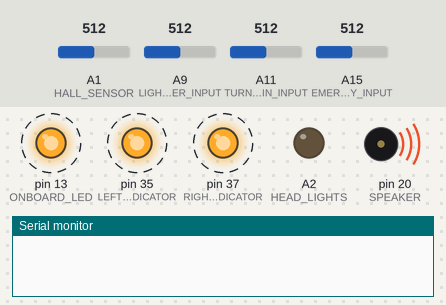
The sketch below on a simulated Arduino Mega 2560, built with avr-gcc and run on an emulated ATmega2560. Parts: output pins drawn as LEDs (lit = HIGH), buzzer (waves = sounding), the last lines printed to the serial monitor. Dashed ring = blinking. The inputs (shaded band) are chosen by the test bench; at power-on: A15 (EMERGENCY_INPUT) = 512, A9 (LIGHTS_LEVER_INPUT) = 512, A11 (TURN_INDICATOR_PIN_INPUT) = 512, A1 (HALL_SENSOR) = 512.

Above: at 0.6 s.
1.3 s: A15 (EMERGENCY_INPUT) set to 313
4.3 s: A15 (EMERGENCY_INPUT) set to 290
At 5.0 s:
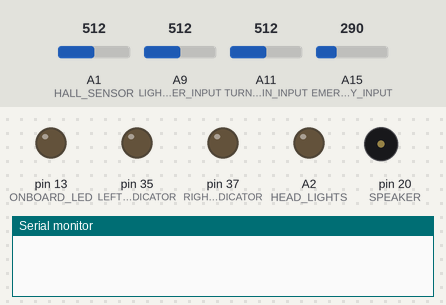
5.8 s: A9 (LIGHTS_LEVER_INPUT) set to 692
7.3 s: A9 (LIGHTS_LEVER_INPUT) set to 714
At 7.8 s:
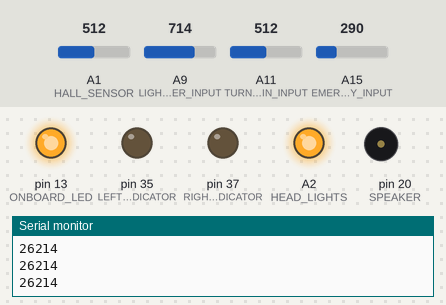
8.8 s: A11 (TURN_INDICATOR_PIN_INPUT) set to 688
10.3 s: A11 (TURN_INDICATOR_PIN_INPUT) set to 709
At 10.89 s:
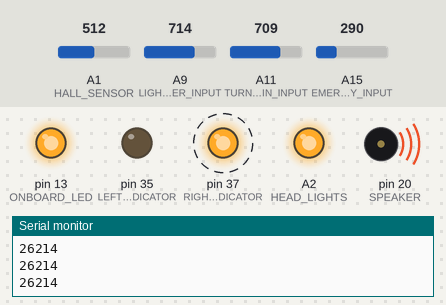
Timing chart, 0 to 14.3 s (numbered marks = the images above; inputs shaded):
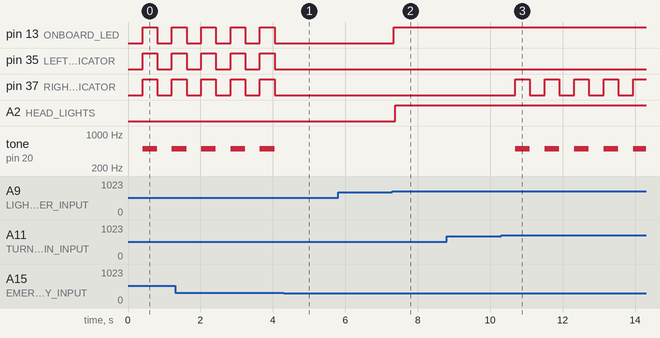

The sketch:

BMWProject.ino
```cpp
#define HALL_SENSOR A1
#define TURN_INDICATOR_PIN_INPUT A11
#define LIGHTS_LEVER_INPUT A9
// #define STOP_AND_PARKING_LIGHTS A7

#define TURN_LIGHT_SKIP_STEPS 8
#define MAX_BLINKS 10

/// цифровые пины для поворотников
#define LEFT_INDICATOR 35
#define RIGHT_INDICATOR 37
#define HEAD_LIGHTS A2
#define SPEAKER 20
#define EMERGENCY_INPUT A15
// #define EMERGENCY_INPUT 39

#define ONBOARD_LED 13

int turnIndicator = 0; // -1 left, 1 right
int turnLightSkipSteps = 7;
int parkingLightBrightness = 0;
int stopLightBrightness = 0;
bool emergencyLightsOn = false;

int lightState = 0;
char lightsPinState = LOW;

void setup()
{
    pinMode(TURN_INDICATOR_PIN_INPUT, INPUT);
    pinMode(LIGHTS_LEVER_INPUT, INPUT);
    pinMode(EMERGENCY_INPUT, INPUT);
    pinMode(HALL_SENSOR, INPUT);

    pinMode(LEFT_INDICATOR, OUTPUT);
    pinMode(RIGHT_INDICATOR, OUTPUT);
    pinMode(ONBOARD_LED, OUTPUT);
    pinMode(HEAD_LIGHTS, OUTPUT);
    pinMode(SPEAKER, OUTPUT);
    // pinMode(STOP_AND_PARKING_LIGHTS, OUTPUT);

    Serial.begin(9600);
}
int brightness = 0;
void loop()
{
    processTurnLights();
    processLights();
    processHallSensor();
    processParkingLights();
    processEmergencyLights();
    delay(50);
}

void processEmergencyLights()
{
    int value = analogRead(EMERGENCY_INPUT);
    emergencyLightsOn = value >= 300;
    // Serial.print("EMERGENCY: ");
    // Serial.println(value);
}

void processParkingLights()
{
}

void setOnboardLed(char value)
{
    digitalWrite(ONBOARD_LED, value);
}

bool isHallCentered = false;
bool isWaitingForSteering = false;
void processHallSensor()
{
    int value = analogRead(HALL_SENSOR);
    // отслеживание нужно начинать после того, как датчик холла хоть раз
    // встал в начальное положение
    isHallCentered = value <= 300 || value >= 700;
    if (isHallCentered && isWaitingForSteering)
    {
        resetTurnIndicators();
    }
    // }
    int sensorValue = analogRead(HALL_SENSOR); // Read the sensor value
    // Serial.print("Hall Sensor Value: ");
    // Serial.println(sensorValue); // Output the sensor value to the serial

    if (turnIndicator != 0 && turnIndicator != 2)
    {
        if (value >= 450 && value <= 550)
        {
            // произошло смещение, и надо ждать возврата датчика
            // в исходное положение, чтобы выключить поворотники
            isWaitingForSteering = true;
        }
    }
}

void processLights()
{
    analogWrite(HEAD_LIGHTS, lightsPinState == HIGH ? 155 : 0);

    int value = analogRead(LIGHTS_LEVER_INPUT);
    // Serial.print("LIGHTS VALUE: ");
    // Serial.println(value);
    if (value > 700)
    {
        lightState = 1; // просто моргнуть
        turnOnLights();
    }
    else if (value < 300)
    {
        lightState = -1;
        turnOnLights();
    }
    else
    {
        if (lightState == 1)
        {
            turnOffLights();
        }
    }
}

void turnOnLights()
{
    Serial.println('turn off');
    lightsPinState = HIGH;
    setOnboardLed(lightsPinState);
}

void turnOffLights()
{
    lightState = 0;
    lightsPinState = LOW;
    setOnboardLed(lightsPinState);
}

void turnOnLeftIndicator()
{
    if (turnIndicator != -1)
    {
        resetTurnIndicators();
        turnIndicator = -1;
    }
}

void turnOnRightIndicator()
{
    if (turnIndicator != 1)
    {
        resetTurnIndicators();
        turnIndicator = 1;
    }
}

void processTurnLights()
{
    int value = analogRead(TURN_INDICATOR_PIN_INPUT);
    if (value < 300)
    {
        turnOnLeftIndicator();
    }
    else if (value > 700)
    {
        // Serial.println("TURN RIGHT INDICATOR ON");
        turnOnRightIndicator();
    }

    if (turnIndicator != 0 || emergencyLightsOn)
    {
        loopIndicatorBlinking();
    }
    else
    {
        resetTurnIndicators();
    }
}

void processSpeaker(char state)
{
    if (state == HIGH)
    {
        tone(SPEAKER, 500);
    }
    else
    {
        noTone(SPEAKER);
    }
}

int curBlinkStep = 0;
int curBlinkNumber = 0;
char turnPinState = LOW;
void loopIndicatorBlinking()
{
    curBlinkStep++;
    if (curBlinkStep % TURN_LIGHT_SKIP_STEPS == 0)
    {
        curBlinkStep = 0;
        if (turnPinState == HIGH)
        {
            turnPinState = LOW;
        }
        else
        {
            turnPinState = HIGH;
        }
        processSpeaker(turnPinState);
        setOnboardLed(turnPinState);

        curBlinkNumber++;
        if (curBlinkNumber % (MAX_BLINKS * 2) == 0)
        {
            resetTurnIndicators();
        }
        if (emergencyLightsOn)
        {
            digitalWrite(LEFT_INDICATOR, turnPinState);
            digitalWrite(RIGHT_INDICATOR, turnPinState);
        }

        else if (turnIndicator == -1)
        {
            digitalWrite(LEFT_INDICATOR, turnPinState);
            digitalWrite(RIGHT_INDICATOR, LOW);
        }
        else if (turnIndicator == 1)
        {
            digitalWrite(RIGHT_INDICATOR, turnPinState);
            digitalWrite(LEFT_INDICATOR, LOW);
        }
    }
}

void resetTurnIndicators()
{
    isWaitingForSteering = false;
    isHallCentered = false;
    digitalWrite(RIGHT_INDICATOR, LOW);
    digitalWrite(LEFT_INDICATOR, LOW);
    noTone(SPEAKER);
    curBlinkNumber = 0;
    curBlinkStep = 0;
    turnIndicator = 0;
    turnPinState = LOW;
}
```

Measured:
- the behaviour switches between 300 and 299 on A15 (EMERGENCY_INPUT) (found by bisection; images 0 and 1)
- the behaviour switches between 700 and 701 on A9 (LIGHTS_LEVER_INPUT) (found by bisection; images 1 and 2)
- the behaviour switches between 700 and 701 on A11 (TURN_INDICATOR_PIN_INPUT) (found by bisection; images 2 and 3)
- after the input at 4.3 s, pin 13 (ONBOARD_LED), pin 35 (LEFT_INDICATOR), pin 37 (RIGHT_INDICATOR): stops changing and stays LOW; tone on pin 20 (SPEAKER): stops changing and stays silent
- after the input at 5.8 s, every drawn part: stays the same
- after the input at 7.3 s, pin 13 (ONBOARD_LED): LOW → HIGH at once; A2 (HEAD_LIGHTS): LOW → HIGH after 0.08 s
- after the input at 10.3 s, pin 37 (RIGHT_INDICATOR): alternates HIGH for 0.41 s and LOW for 0.41 s, starting after 0.39 s; tone on pin 20 (SPEAKER): alternates 500 Hz for 0.41 s and silent for 0.41 s, starting after 0.39 s
- by itself, pin 13 (ONBOARD_LED), pin 35 (LEFT_INDICATOR), pin 37 (RIGHT_INDICATOR): alternates HIGH for 0.40 s and LOW for 0.40 s
- by itself, tone on pin 20 (SPEAKER): alternates 500 Hz for 0.40 s and silent for 0.40 s
